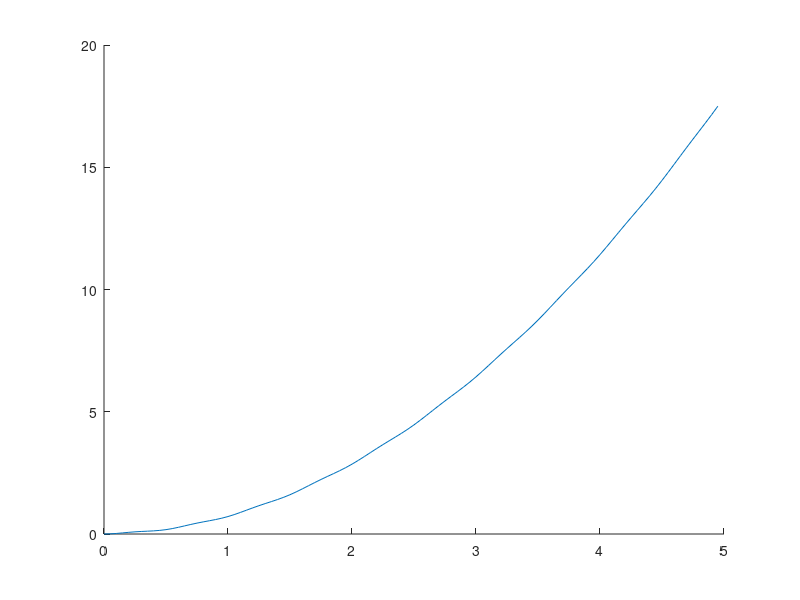

This chart was generated by the following MATLAB code: (Note: this script raises an error after producing the figure.)
J1=0.2;
J2=0.5;
k=20;
beta=100;
alpha0=0.1;
Keq=k*alpha0+beta*alpha0^3;
A=[0 1 0 0; -115 0 115 0;0 0 0 1;46 0 -46 0 ];
B=[0;5;0;0];
C=[1 0 0 0; 0 0 1 0];
D=[0;0];
[num, denum]=ss2tf(A,B,C,D);
T = 5;
fs = 20;
t = 0 : 1/fs : T - 1 / fs;

teta1 = 0.714*t.^2+0.022*(1-cos(12.69*t));
teta2=  0.714*t.^2-0.009*(1-cos(12.69*t));
teta1Plot=plot(t,teta1, LineWidth=2, Color='GREEN');
hold on
teta2Plot=plot(t,teta2, LineWidth=2, Color='RED', LineStyle='--');
title(' Linearized plots of teta1(t) and teta2(t) ');
xlabel("Time(s)");
ylabel("Values:")
legend([teta1Plot, teta2Plot], {'teta1(t)', 'teta2(t)'})

xlim([0 2]);
ylim([0 5]);
